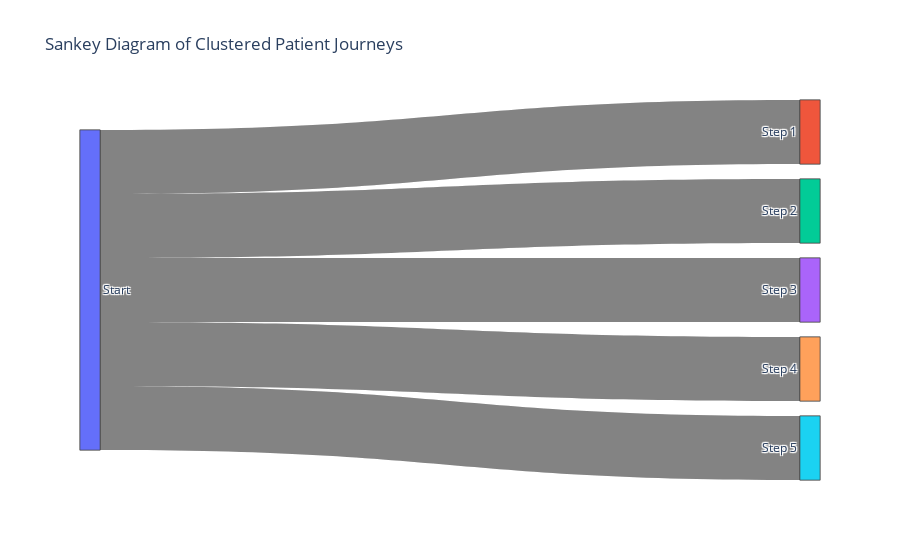

Notebook source saved alongside this figure:
### Code cell
import plotly.graph_objects as go
import numpy as np

# Ensure clusters is a NumPy array of integers
clusters = np.array(clusters, dtype=int)

# Verify the number of clusters
num_clusters = len(np.unique(clusters))

trace_sentences = np.array(trace_sentences)
# print(trace_sentences)

# Sample patient journey per cluster
sample_traces = {i: trace_sentences[clusters == i][:5] for i in range(num_clusters)}

# Create Sankey diagram
fig = go.Figure()
for i, (cluster, traces) in enumerate(sample_traces.items()):
    fig.add_trace(go.Sankey(
        node=dict(
            pad=15, thickness=20,
            label=['Start'] + [f'Step {j+1}' for j in range(len(traces[0].split()))]
        ),
        link=dict(
            source=[0] * len(traces),
            target=list(range(1, len(traces[0].split()) + 1)),
            value=[1] * len(traces)
        )
    ))

fig.update_layout(title_text="Sankey Diagram of Clustered Patient Journeys")
fig.show()

### Figure 1 — Plotly figure (JSON) as saved in the notebook; plotly's stock layout.template omitted (floating-point values rounded to 4 significant figures; data arrays with more than 128 entries replaced by an {"elided": "..."} marker saying what was removed)
{"data": [{"link": {"source": [0, 0, 0, 0, 0], "target": {"elided": "285 int values"}, "value": [1, 1, 1, 1, 1]}, "node": {"label": {"elided": "286 str values"}, "pad": 15, "thickness": 20}, "type": "sankey"}, {"link": {"source": [0, 0, 0, 0, 0], "target": {"elided": "1325 int values"}, "value": [1, 1, 1, 1, 1]}, "node": {"label": {"elided": "1326 str values"}, "pad": 15, "thickness": 20}, "type": "sankey"}, {"link": {"source": [0, 0, 0, 0, 0], "target": {"elided": "1441 int values"}, "value": [1, 1, 1, 1, 1]}, "node": {"label": {"elided": "1442 str values"}, "pad": 15, "thickness": 20}, "type": "sankey"}], "layout": {"title": {"text": "Sankey Diagram of Clustered Patient Journeys"}}}
